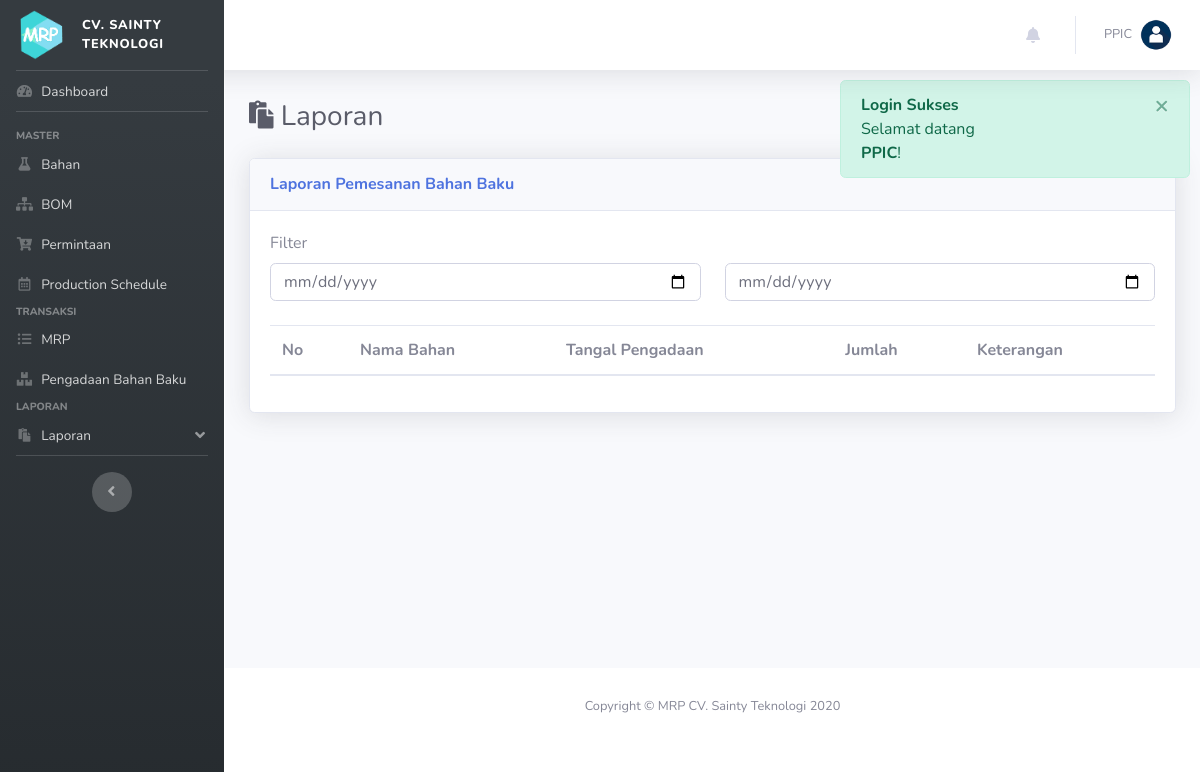
The app's page /index.php?p=laporan&ket=pemesanan_bahan_baku (signed in), older data.
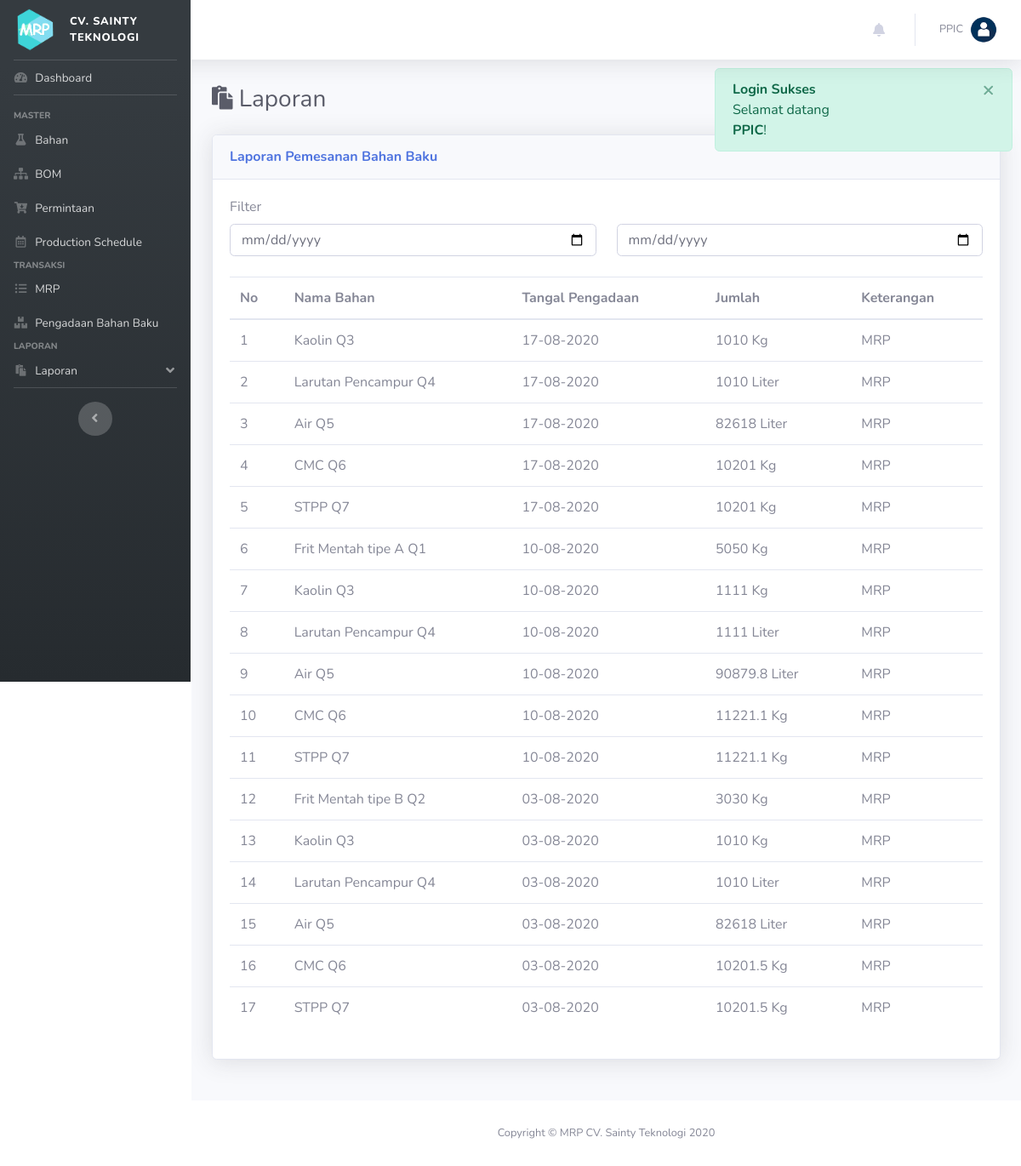
The same page, newer data.
### tables this page shows
CREATE TABLE IF NOT EXISTS `pengadaan` (
  `id_pengadaan` int(11) NOT NULL AUTO_INCREMENT,
  `id_user` int(11) DEFAULT NULL,
  `id_bahan` int(11) DEFAULT NULL,
  `tgl_pengadaan` date DEFAULT NULL,
  `tgl_penerimaan` date DEFAULT NULL,
  `jumlah` double DEFAULT NULL,
  `keterangan` text DEFAULT NULL,
  `sts` int(11) DEFAULT NULL,
  PRIMARY KEY (`id_pengadaan`),
  KEY `id_user` (`id_user`),
  KEY `id_bahan` (`id_bahan`),
  CONSTRAINT `FK_penerimaan_bahan` FOREIGN KEY (`id_bahan`) REFERENCES `bahan` (`id_bahan`) ON DELETE CASCADE ON UPDATE CASCADE,
  CONSTRAINT `FK_penerimaan_user` FOREIGN KEY (`id_user`) REFERENCES `user` (`id_user`) ON DELETE CASCADE ON UPDATE CASCADE
);

CREATE TABLE IF NOT EXISTS `bahan` (
  `id_bahan` int(11) NOT NULL AUTO_INCREMENT,
  `nama_bahan` varchar(200) DEFAULT NULL,
  `satuan` varchar(200) DEFAULT NULL,
  `jumlah` double DEFAULT NULL,
  `ss` double(22,0) DEFAULT NULL,
  `rop` double(22,0) DEFAULT NULL,
  `LT` int(11) DEFAULT NULL,
  PRIMARY KEY (`id_bahan`)
);

### pages/laporan/pemesanan_bahan_baku.php (the view, shortened to what this page needs)
<form action="" class="mb-4">
    <div class="row">
        <div class="col">
            <label for="">Filter</label>
        </div>
    </div>
    <div class="row">
        <div class="col">
            <input type="date" class="form-control inp_filter" id="tgl1" placeholder="Tanggal">
        </div>
        <div class="col">
            <input type="date" class="form-control inp_filter" id="tgl2" placeholder="Tanggal">
        </div>
    </div>
</form>
<table class="table dataTableLaporan">
    <thead>
        <tr>
            <th>No</th>
            <th>Nama Bahan</th>
            <th>Tangal Pengadaan</th>
            <th>Jumlah</th>
            <th>Keterangan</th>
        </tr>
    </thead>
    <tbody>
    <?php
        $i=0;
        $sql = "SELECT
                    a.*,
                    b.nama_user,
                    c.nama_bahan,
                    c.satuan
                FROM pengadaan a
                JOIN user b ON a.id_user = b.id_user
                JOIN bahan c ON a.id_bahan = c.id_bahan
                WHERE a.sts = 0
                ORDER BY a.tgl_pengadaan DESC";
        $q = mysqli_query($con, $sql);
        while($row = mysqli_fetch_array($q)):
    ?>
        <tr>
            <td><?= ++$i; ?></td>
            <td><?= $row['nama_bahan']; ?></td>
            <td><?= date("d-m-Y", strtotime($row['tgl_pengadaan'])); ?></td>
            <td><?= $row['jumlah']." ".$row['satuan']; ?></td>
            <td><?= $row['keterangan']; ?></td>
        </tr>
    <?php endwhile; ?>
    </tbody>
</table>

### templates/sidebar.php (shortened to what this page needs)
<?php
$akses = [
            [8],
            [0, 1, 2, 3, 4, 5, 8],
            [6, 7, 8, 82, 83],
            [8, 84, 85],
            [8, 86],
            [0, 1, 2, 3, 4, 5, 8, 9]
        ];
?>
    <li class="nav-item" id="home">
        <a class="nav-link" href="index.php">
            <i class="fas fa-fw fa-tachometer-alt"></i>
            <span>Dashboard</span>
        </a>
    </li>
    <hr class="sidebar-divider">
    <?php foreach($menu as $k => $v): ?>
        <?php if(in_array($v['menu'][0]['id'], $akses[$_SESSION['type']])): ?>
        <div class="sidebar-heading">
            <?= $v['group']; ?>
        </div>
        <?php endif; ?>
        <?php foreach($v['menu'] as $a => $b): ?>
            <?php if(in_array($b['id'], $akses[$_SESSION['type']])): ?>
                <?php if($b['type']==0): ?>
                    <li class="nav-item" id="<?= str_replace(".php", "", $b['pages']); ?>">
                        <a class="nav-link" href="<?= $b['link']; ?>">
                            <i class="<?= $b['icon']; ?>"></i>
                            <span><?= $b['text']; ?></span>
                        </a>
                    </li>
                <?php else: ?>
                    <li class="nav-item" id="<?= str_replace(".php", "", $b['pages']); ?>">
                        <a class="nav-link" href="#" data-toggle="collapse" data-target="#collapseLaporan" aria-expanded="true" aria-controls="collapseLaporan">
                            <i class="<?= $b['icon']; ?>"></i>
                            <span><?= $b['text']; ?></span>
                        </a>
                    </li>
                <?php endif; ?>
            <?php endif; ?>
        <?php endforeach; ?>
    <?php endforeach; ?>

Row changes from the older to the newer data that the page shows:
added pengadaan: id_bahan.nama_bahan "Kaolin Q3", tgl_pengadaan "17-08-2020", jumlah "1010", id_bahan.satuan "Kg", keterangan "MRP"
added pengadaan: id_bahan.nama_bahan "Larutan Pencampur Q4", tgl_pengadaan "17-08-2020", jumlah "1010", id_bahan.satuan "Liter", keterangan "MRP"
added pengadaan: id_bahan.nama_bahan "Air Q5", tgl_pengadaan "17-08-2020", jumlah "82618", id_bahan.satuan "Liter", keterangan "MRP"
added pengadaan: id_bahan.nama_bahan "CMC Q6", tgl_pengadaan "17-08-2020", jumlah "10201", id_bahan.satuan "Kg", keterangan "MRP"
added pengadaan: id_bahan.nama_bahan "STPP Q7", tgl_pengadaan "17-08-2020", jumlah "10201", id_bahan.satuan "Kg", keterangan "MRP"
added pengadaan: id_bahan.nama_bahan "Frit Mentah tipe A Q1", tgl_pengadaan "10-08-2020", jumlah "5050", id_bahan.satuan "Kg", keterangan "MRP"
added pengadaan: id_bahan.nama_bahan "Kaolin Q3", tgl_pengadaan "10-08-2020", jumlah "1111", id_bahan.satuan "Kg", keterangan "MRP"
added pengadaan: id_bahan.nama_bahan "Larutan Pencampur Q4", tgl_pengadaan "10-08-2020", jumlah "1111", id_bahan.satuan "Liter", keterangan "MRP"
added pengadaan: id_bahan.nama_bahan "Air Q5", tgl_pengadaan "10-08-2020", jumlah "90879.8", id_bahan.satuan "Liter", keterangan "MRP"
added pengadaan: id_bahan.nama_bahan "CMC Q6", tgl_pengadaan "10-08-2020", jumlah "11221.1", id_bahan.satuan "Kg", keterangan "MRP"
added pengadaan: id_bahan.nama_bahan "STPP Q7", tgl_pengadaan "10-08-2020", jumlah "11221.1", id_bahan.satuan "Kg", keterangan "MRP"
added pengadaan: id_bahan.nama_bahan "Frit Mentah tipe B Q2", tgl_pengadaan "03-08-2020", jumlah "3030", id_bahan.satuan "Kg", keterangan "MRP"
added pengadaan: id_bahan.nama_bahan "Kaolin Q3", tgl_pengadaan "03-08-2020", jumlah "1010", id_bahan.satuan "Kg", keterangan "MRP"
added pengadaan: id_bahan.nama_bahan "Larutan Pencampur Q4", tgl_pengadaan "03-08-2020", jumlah "1010", id_bahan.satuan "Liter", keterangan "MRP"
added pengadaan: id_bahan.nama_bahan "Air Q5", tgl_pengadaan "03-08-2020", jumlah "82618", id_bahan.satuan "Liter", keterangan "MRP"
added pengadaan: id_bahan.nama_bahan "CMC Q6", tgl_pengadaan "03-08-2020", jumlah "10201.5", id_bahan.satuan "Kg", keterangan "MRP"
added pengadaan: id_bahan.nama_bahan "STPP Q7", tgl_pengadaan "03-08-2020", jumlah "10201.5", id_bahan.satuan "Kg", keterangan "MRP"
